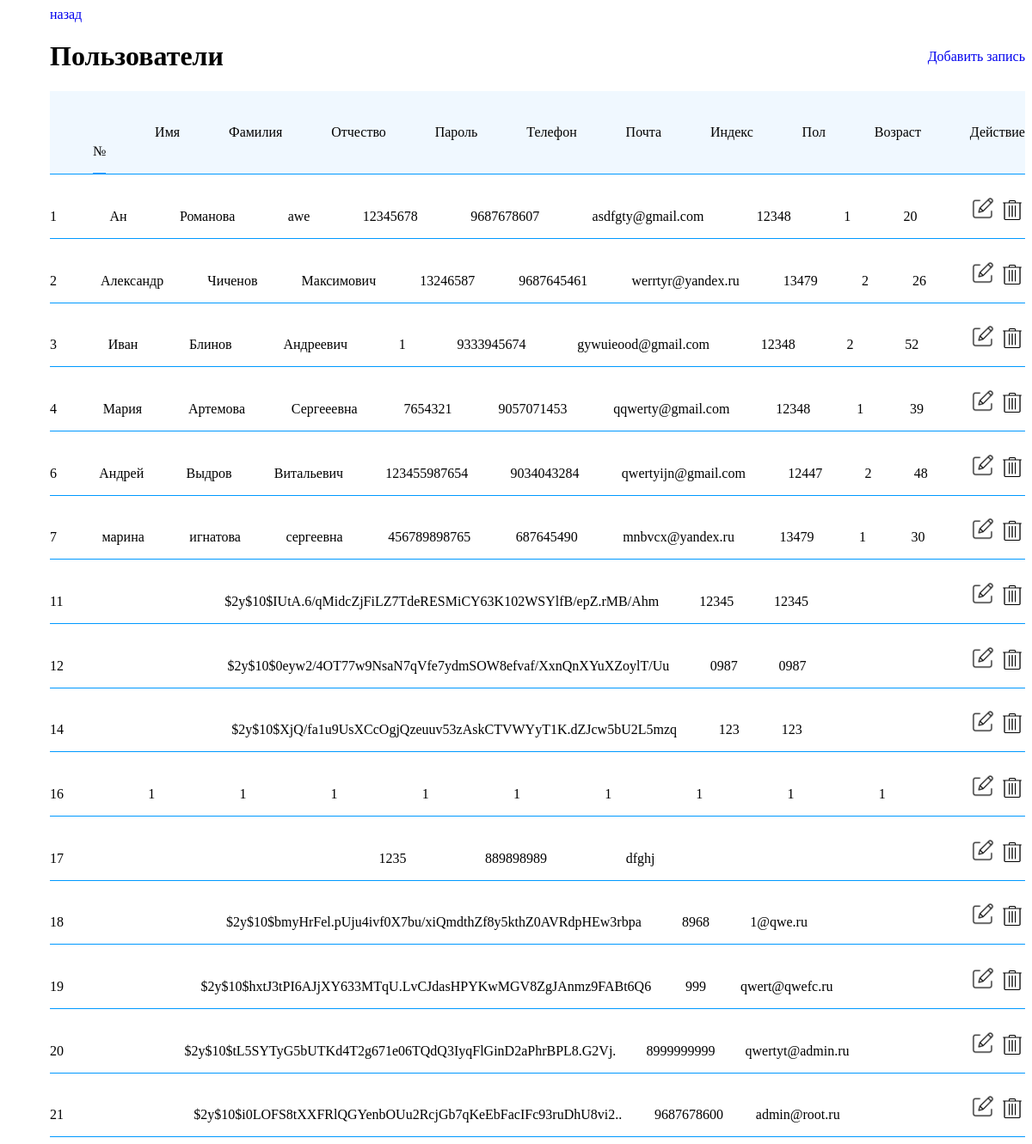
Page /php/admin/user.php on the committed database.
### tables this page shows
CREATE TABLE `user` (
  `id_user` int(11) NOT NULL,
  `name` varchar(100) DEFAULT NULL,
  `lastname` varchar(100) DEFAULT NULL,
  `patronymic` varchar(100) DEFAULT NULL,
  `password` varchar(100) NOT NULL,
  `phone` varchar(10) NOT NULL,
  `email` varchar(100) NOT NULL,
  `subscript` int(11) DEFAULT NULL,
  `id_gender` int(11) DEFAULT NULL,
  `age` int(11) DEFAULT NULL
);

### php/admin/user.php (the view, shortened to what this page needs)
<?php
    include "../../php-connect/connect.php";
?>
<!DOCTYPE html>
<html lang="ru">
<head>
    <link rel="stylesheet" href="../../assets/css/style_admin.css">
</head>
<body>
    <body>
        <div class="content">
        <a href="admin-panel.php">назад</a>
            <div class="title_table ">
                <h1>Пользователи</h1>
                <div class="btn_add">
                    <a href="create_user.php">Добавить запись</a>
                </div>
            </div>
            <div class="table">
                <div class="table_row title">
                    <div class="table_sell id">
                        <p>№</p>
                    </div>
                </div>
                <div class="table_sell2">
                    <p>Имя</p>
                </div>
                <div class="table_sell3">
                    <p>Фамилия</p>
                </div>
                <div class="table_sell4">
                    <p>Отчество</p>
                </div>
                <div class="table_sell5">
                    <p>Пароль</p>
                </div>
                <div class="table_sell6">
                    <p>Телефон</p>
                </div>
                <div class="table_sell7">
                    <p>Почта</p>
                </div>
                <div class="table_sell8">
                    <p>Индекс</p>
                </div>
                <div class="table_sell9">
                    <p>Пол</p>
                </div>
                <div class="table_sell10">
                    <p>Возраст</p>
                </div>
                <div class="table_sell act">
                    <p>Действие</p>
                </div>
            </div>
        </div>
            <?php
            $qInfoUser = "SELECT * FROM user";
            $resInfoUser = mysqli_query($connect, $qInfoUser) or die(mysqli_error($connect));
            while($InfoUser = mysqli_fetch_object($resInfoUser)){
                echo "
                <div class=\"table_row\">
                    <div class=\"table_sell id\">
                        <p>$InfoUser->id_user</p>
                    </div>
                    <div class=\"table_sell2\">
                        <p>$InfoUser->name</p>
                    </div>
                    <div class=\"table_sell3\">
                        <p>$InfoUser->lastname</p>
                    </div>
                    <div class=\"table_sell4\">
                        <p>$InfoUser->patronymic</p>
                    </div>
                    <div class=\"table_sell5\">
                    <p>$InfoUser->password</p>
                    </div>
                    <div class=\"table_sell6\">
                        <p>$InfoUser->phone</p>
                    </div>
                    <div class=\"table_sell7\">
                        <p>$InfoUser->email</p>
                    </div>
                    <div class=\"table_sell8\">
                    <p>$InfoUser->subscript</p>
                    </div>
                    <div class=\"table_sell9\">
                        <p>$InfoUser->id_gender</p>
                    </div>
                    <div class=\"table_sell10\">
                    <p>$InfoUser->age</p>
                </div>
                    <div class=\"table_sell act\">
                        <a href=\"edit_user.php?idA=$InfoUser->id_user\"><img src=\"../img/edit.png\" width=\"30px\"></a>
                        <a href=\"?idD=$InfoUser->id_user\"><img src=\"../img/delete.png\" width=\"30px\" height=\"25px\"></a>
                    </div>
                </div>
                ";
            }
            ?>
    </body>
</body>
</html>

### assets/css/style_admin.css (style rules this page uses)
.content { max-width: 1300px; margin-left: 50px; }
.table { display: table; width: auto; background-color: aliceblue; border-bottom: 1px solid #0099ff; padding-top: 2%; display: flex; justify-content: space-between; }
.title_table { align-items: center; display: flex; justify-content: space-between; }
.table_row { max-width: 1300px; margin-left: 50px; display: table-row; width: auto; border-bottom: 1px solid #0099ff; padding-top: 2%; display: flex; justify-content: space-between; }
a { text-decoration: none; }
.table_sell6 p { max-width: 170px; }
.table_sell { display: table-column; }

### rows in the picture
user: id_user "1", name "Ан", lastname "Романова", patronymic "awe", password "12345678", phone "9687678607", email "asdfgty@gmail.com", subscript "12348", id_gender "1", age "20"
user: id_user "2", name "Александр", lastname "Чиченов", patronymic "Максимович", password "13246587", phone "9687645461", email "werrtyr@yandex.ru", subscript "13479", id_gender "2", age "26"
user: id_user "3", name "Иван", lastname "Блинов", patronymic "Андреевич", password "1", phone "9333945674", email "gywuieood@gmail.com", subscript "12348", id_gender "2", age "52"
user: id_user "4", name "Мария", lastname "Артемова", patronymic "Сергееевна", password "7654321", phone "9057071453", email "qqwerty@gmail.com", subscript "12348", id_gender "1", age "39"
user: id_user "6", name "Андрей", lastname "Выдров", patronymic "Витальевич", password "123455987654", phone "9034043284", email "qwertyijn@gmail.com", subscript "12447", id_gender "2", age "48"
user: id_user "7", name "марина", lastname "игнатова", patronymic "сергеевна", password "456789898765", phone "687645490", email "mnbvcx@yandex.ru", subscript "13479", id_gender "1", age "30"
user: id_user "11", password "$2y$10$IUtA.6/qMidcZjFiLZ7TdeRESMiCY63K102WSYlfB/epZ.rMB/Ahm", phone "12345", email "12345"
user: id_user "12", password "$2y$10$0eyw2/4OT77w9NsaN7qVfe7ydmSOW8efvaf/XxnQnXYuXZoylT/Uu", phone "0987", email "0987"
user: id_user "14", password "$2y$10$XjQ/fa1u9UsXCcOgjQzeuuv53zAskCTVWYyT1K.dZJcw5bU2L5mzq", phone "123", email "123"
user: id_user "16", name "1", lastname "1", patronymic "1", password "1", phone "1", email "1", subscript "1", id_gender "1", age "1"
user: id_user "17", password "1235", phone "889898989", email "dfghj"
user: id_user "18", password "$2y$10$bmyHrFel.pUju4ivf0X7bu/xiQmdthZf8y5kthZ0AVRdpHEw3rbpa", phone "8968", email "1@qwe.ru"
user: id_user "19", password "$2y$10$hxtJ3tPI6AJjXY633MTqU.LvCJdasHPYKwMGV8ZgJAnmz9FABt6Q6", phone "999", email "qwert@qwefc.ru"
user: id_user "20", password "$2y$10$tL5SYTyG5bUTKd4T2g671e06TQdQ3IyqFlGinD2aPhrBPL8.G2Vj.", phone "8999999999", email "qwertyt@admin.ru"
user: id_user "21", password "$2y$10$i0LOFS8tXXFRlQGYenbOUu2RcjGb7qKeEbFacIFc93ruDhU8vi2..", phone "9687678600", email "admin@root.ru"
